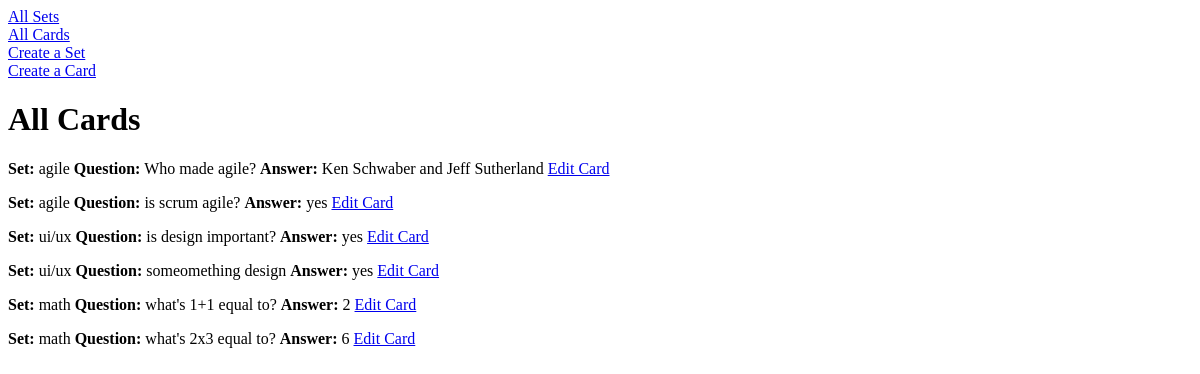
Page /cards/ on the earlier database version.
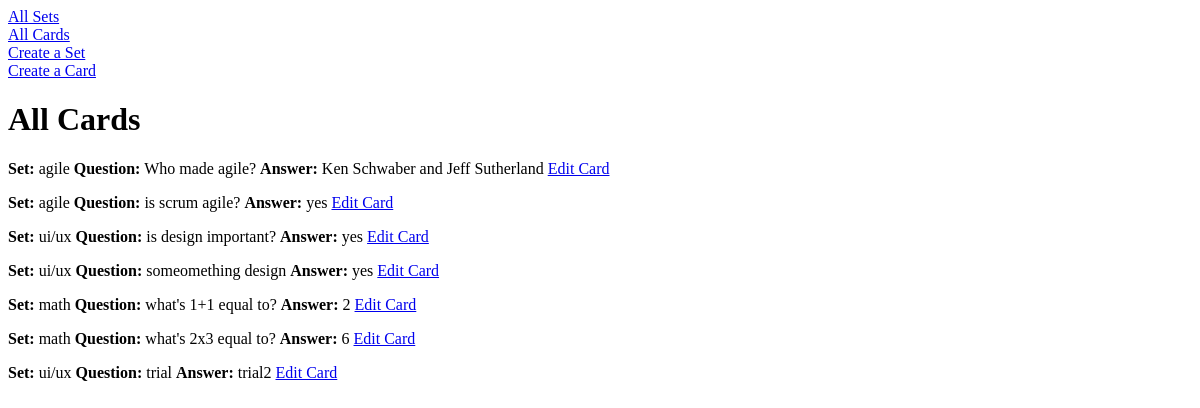
Same page on the later database version.
### models.py (models this page shows)
class Flashcard(db.Model):
    flash_id=mapped_column(Integer, primary_key=True, autoincrement=True)
    question = mapped_column(String(500), nullable=False)
    answer = mapped_column(String(500), nullable=False)
    set_id = mapped_column(Integer, ForeignKey(Flashcard_set.set_id), nullable=False)
    tags = mapped_column(String(200), nullable=True)
    priority = mapped_column(Integer, nullable=True)
    last_seet = mapped_column(DateTime, nullable=True)
    last_result = mapped_column(Integer, nullable = True)
    time_created = mapped_column(DateTime, nullable=True)
    time_updated = mapped_column(DateTime, nullable=True)
    set = relationship("Flashcard_set", back_populates="card")

class Flashcard_set(db.Model):
    set_id=mapped_column(Integer, primary_key=True, autoincrement=True)
    name = mapped_column(String(200), nullable=False)
    customer_id = mapped_column(Integer, ForeignKey(Customer.id)) # currently nullable b/c we don't have login set up, or else we can't create a set
    description = mapped_column(String(200), nullable=True)
    customer = relationship("Customer", back_populates="set")
    card = relationship("Flashcard", back_populates="set", cascade="all, delete-orphan")

### routes/cards.py (the view)
@cards_bp.route('/') # display all cards
def cards_page():
    all_cards = db.session.execute(db.select(Flashcard)).scalars()
    return render_template("cards.html", cards=all_cards)

### templates/cards.html
{% extends "base.html" %}
{% block content %}
<h1> All Cards </h1>
{% for card in cards %}
<p>
    <strong>Set:</strong> <span> {{ card.set.name }} </span>
    <strong>Question:</strong> <span> {{ card.question }} </span>
    <strong>Answer:</strong> <span> {{ card.answer }} </span>
    <span>
        <a href="#">Edit Card</a>
    </span>
</p>
{% endfor %}
{% endblock %}

### templates/base.html (shortened to what this page needs)
<!doctype html>
<html lang="en">
    <head>
        <link rel="stylesheet" href="{{ url_for('static', filename='style.css') }}">
    </head>
    <body>
        <div class="container">
        <nav class="vertical-stack">
            <a href="{{ url_for('sets.sets_page')}}">All Sets</a>
            <a href="{{ url_for('cards.cards_page')}}">All Cards</a>
            <a href="{{ url_for('api_sets.post_set')}}">Create a Set</a>
            <a href="{{ url_for('api_cards.post_card')}}">Create a Card</a>
            </nav>
        {% block content %}
        {% endblock %}
        </div>
    </body>
</html>

### static/style.css (style rules this page uses)
.vertical-stack { display: grid; flex-direction: column; }

Differences in the rows shown:
added Flashcard: set.name "ui/ux", question "trial", answer "trial2"
